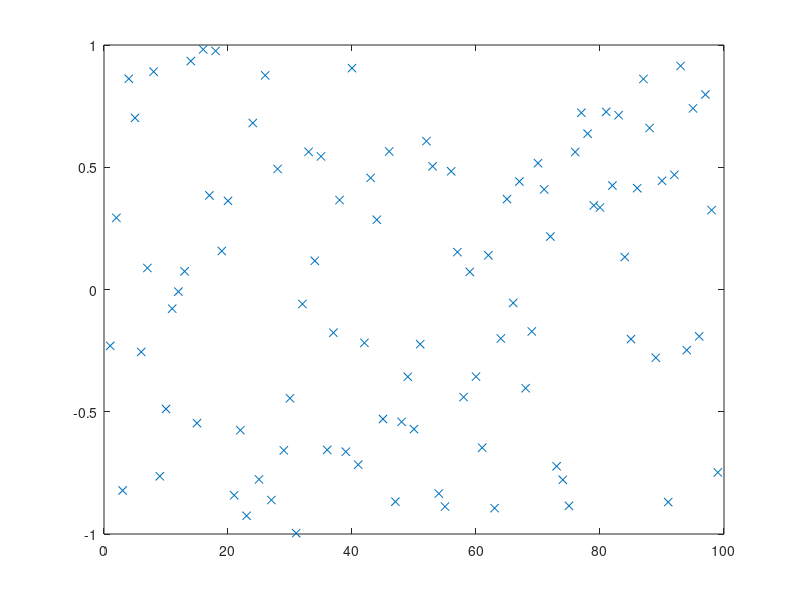

Reproduce this figure in MATLAB. (Note: this script raises an error after producing the figure.)
% script <a href="matlab:RR_BlockInsertionSortTest">RR_BlockInsertionSortTest</a>
% Test <a href="matlab:help RR_BlockInsertionSort">RR_BlockInsertionSort</a> on a random set of data.
% Renaissance Codebase, https://github.com/tbewley/RC/NRchap07
% Copyright 2023 by Thomas Bewley, published under BSD 3-Clause License. 

n=99; D=2*rand(n,1)-1; close all,    plot(D(:,1),'x'), pause(0.1)
[D,index]=RR_BlockInsertionSort(D,1,n); plot(D(:,1),'x')

% end script RR_BlockInsertionSortTest
